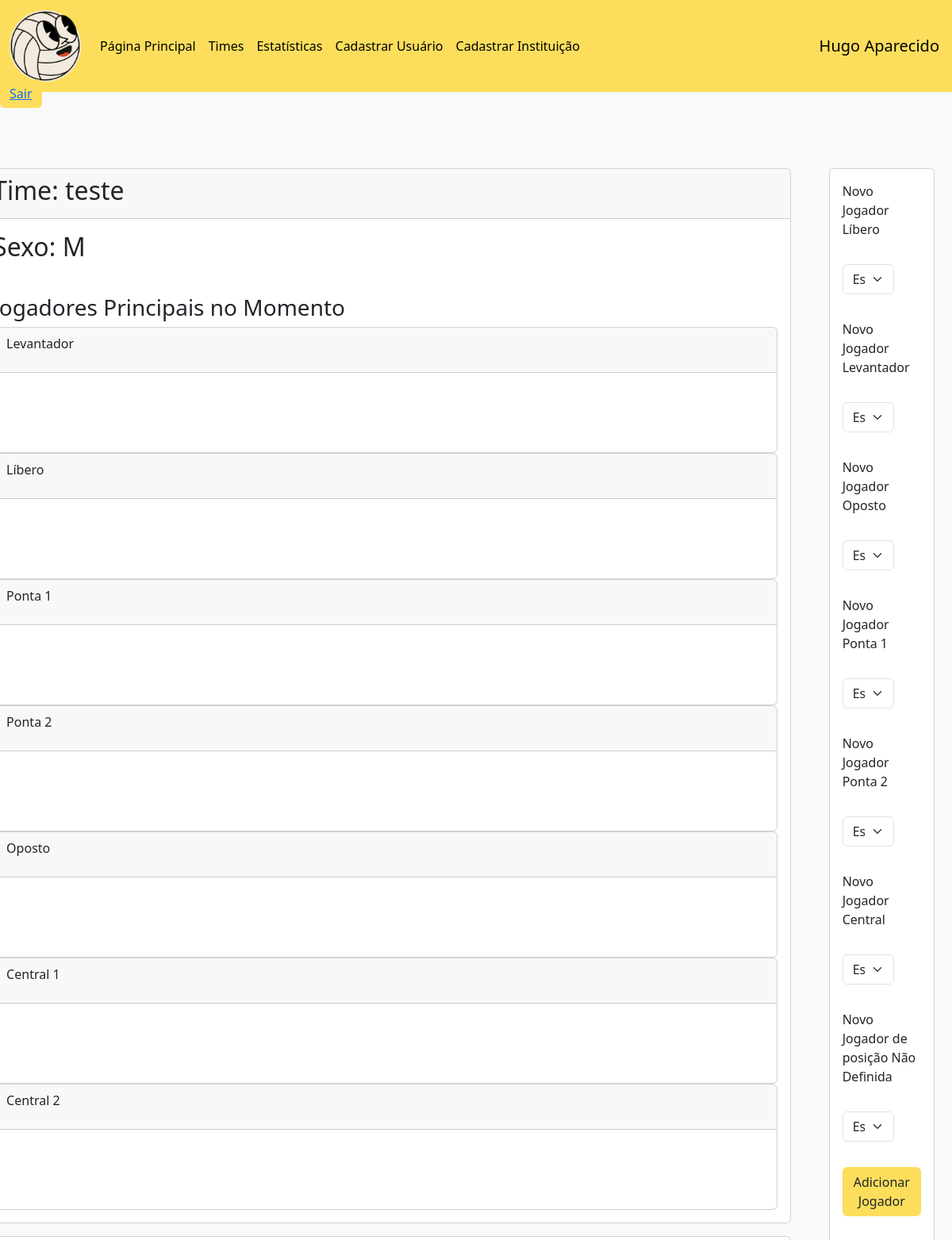
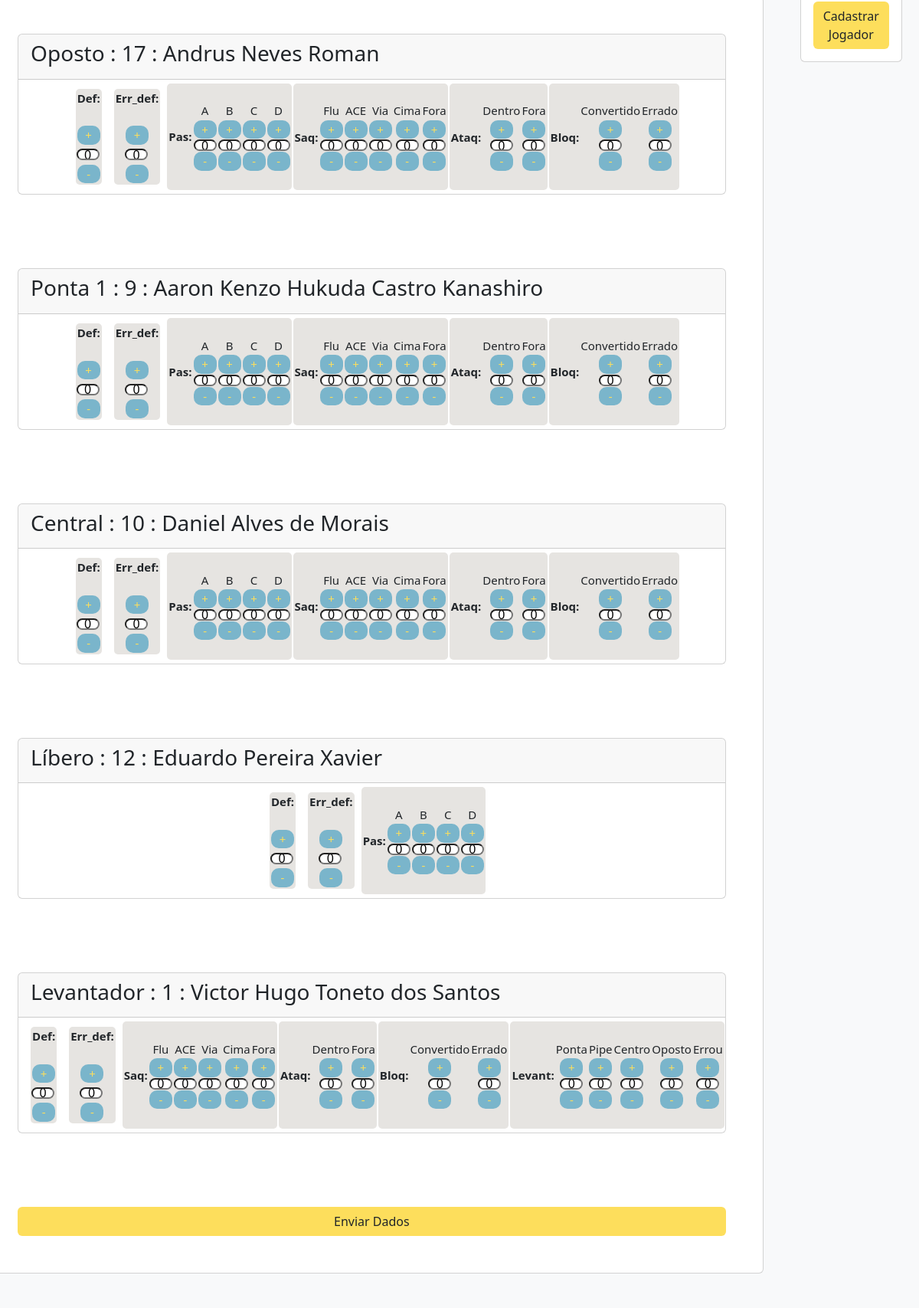
Screenshot of /pages/times.php?id_time=7 (signed in, upper part) with the database file from the repository (2 pictures, top to bottom).
### tables this page shows
CREATE TABLE IF NOT EXISTS `time` (
  `id_time` int NOT NULL AUTO_INCREMENT,
  `nome_time` varchar(100) NOT NULL,
  `data_hora_criacao` datetime NOT NULL,
  `sexo_time` enum('M','F','MIS') NOT NULL,
  `id_usuario` int NOT NULL,
  `id_instituicao` int NOT NULL,
  PRIMARY KEY (`id_time`),
  KEY `time_usuario` (`id_usuario`),
  KEY `time_instituicao` (`id_instituicao`)
);

CREATE TABLE IF NOT EXISTS `jogador_no_time` (
  `id_jogador_time` int NOT NULL AUTO_INCREMENT,
  `id_jogador` int NOT NULL,
  `id_time` int NOT NULL,
  `defesa_jogador_no_time` int UNSIGNED NOT NULL DEFAULT '0',
  `erro_defesa_no_time` int UNSIGNED NOT NULL DEFAULT '0',
  `ataque_dentro_no_time` int UNSIGNED DEFAULT '0',
  `ataque_fora_no_time` int UNSIGNED DEFAULT '0',
  `bloqueio_convertido_no_time` int UNSIGNED DEFAULT '0',
  `bloqueio_errado_no_time` int UNSIGNED DEFAULT '0',
  `passe_a_no_time` int UNSIGNED DEFAULT '0',
  `passe_b_no_time` int UNSIGNED DEFAULT '0',
  `passe_c_no_time` int UNSIGNED DEFAULT '0',
  `passe_d_no_time` int UNSIGNED DEFAULT '0',
  `levantamento_para_oposto_no_time` int UNSIGNED DEFAULT '0',
  `levantamento_para_pipe_no_time` int UNSIGNED DEFAULT '0',
  `levantamento_para_ponta_no_time` int UNSIGNED DEFAULT '0',
  `levantamento_para_centro_no_time` int UNSIGNED DEFAULT '0',
  `errou_levantamento_no_time` int UNSIGNED DEFAULT '0',
  `posicao_jogador` enum('Líbero','Levantador','Oposto','Central','Ponta 1','Ponta 2','Não definida') NOT NULL,
  `saque_fora_no_time` int UNSIGNED DEFAULT '0',
  `saque_ace_no_time` int UNSIGNED DEFAULT '0',
  `saque_cima_no_time` int UNSIGNED DEFAULT '0',
  `saque_viagem_no_time` int UNSIGNED DEFAULT '0',
  `saque_flutuante_no_time` int UNSIGNED DEFAULT '0',
  PRIMARY KEY (`id_jogador_time`),
  KEY `jogador_jogador` (`id_jogador`),
  KEY `time_time` (`id_time`)
);

CREATE TABLE IF NOT EXISTS `jogador` (
  `id_jogador` int NOT NULL AUTO_INCREMENT,
  `nome_jogador` varchar(80) NOT NULL,
  `apelido_jogador` varchar(80) DEFAULT NULL,
  `numero_camisa` int UNSIGNED DEFAULT NULL,
  `defesa_jogador` int UNSIGNED NOT NULL DEFAULT '0',
  `altura_jogador` decimal(2,2) DEFAULT NULL,
  `peso_jogador` decimal(3,2) DEFAULT NULL,
  `sexo_jogador` enum('M','F') DEFAULT NULL,
  PRIMARY KEY (`id_jogador`)
);

### componentes/classes/database_class.php (called while the page is built, shortened)
<?php
class Database
{
    private $table;
    private $connection;
    public function __construct($table = null)
    {
        $this->table = $table;
    }
    private function SetConnection()
    {
        try {
            $this->connection = new PDO('mysql:host=' . self::HOST . ';dbname=' . self::NAME, self::USER, self::PASS);
            $this->connection->setAttribute(PDO::ATTR_ERRMODE, PDO::ERRMODE_EXCEPTION);
        } catch (PDOException $e) {
            die('ERROR: ' . $e->getMessage());
        }
    }
    public function execute($query, $params = [])
    {
        try {
            $statement = $this->connection->prepare($query);
            $statement->execute($params);
            return $statement;
        } catch (PDOException $e) {
            die('ERROR: ' . $e->getMessage());
        }
    }
    public function select($where = null, $order = null, $limit = null, $fields = '*')
    {
        $where = strlen($where) ? 'WHERE ' . $where : '';
        $order = strlen($order) ? 'ORDER BY ' . $order : '';
        $limit = strlen($limit) ? 'LIMIT ' . $limit : '';
        $query = 'SELECT ' . $fields . ' FROM ' . $this->table . ' ' . $where . ' ' . $order . ' ' . $limit;
        return $this->execute($query);
    }
    public function selectLeftJoin($tabelaPai, $campoIDFilho, $campoIDPai, $where = null, $order = null, $limit = null, $fields = '*')
    {
        $where = strlen($where) ? 'WHERE ' . $where : '';
        $order = strlen($order) ? 'ORDER BY ' . $order : '';
        $limit = strlen($limit) ? 'LIMIT ' . $limit : '';
        $query = 'SELECT ' . $fields . ' FROM ' . $this->table . ' LEFT JOIN ' . $tabelaPai . ' ON ' . $this->table . '.' . $campoIDFilho . ' = ' . $tabelaPai . '.' . $campoIDPai . ' ' . $where . ' ' . $order . ' ' . $limit;
        return $this->execute($query);
    }
}

### componentes/classes/time_class.php (called while the page is built, shortened)
<?php
require_once "database_class.php";
class Time
{
    private $nome_time;
    private $sexo_time;
    private $jogadores;
    public function DefinirJogadores($jogadores)
    {
        $this->jogadores = $jogadores;
    }
    public function GetJogadores()
    {
        return $this->jogadores;
    }
    public function GetNome()
    {
        return $this->nome_time;
    }
    public function GetSexo()
    {
        return $this->sexo_time;
    }
    public static function GetTime($id_time)
    {
        return (new Database('time'))->select('id_time = ' . $id_time)->fetchObject(self::class);
    }
}

### componentes/classes/jogador_time_class.php (called while the page is built, shortened)
<?php
require_once 'database_class.php';
class JogadorTime
{
    public static function getJogadores($tabelaPai, $campoIDFilho, $campoIDPai, $where = null, $order = null, $limit = null)
    {
        return (new Database('jogador_no_time'))->selectLeftJoin($tabelaPai, $campoIDFilho, $campoIDPai, $where, $order, $limit)->fetchAll(PDO::FETCH_CLASS, self::class);
    }
}

### componentes/classes/componentes_class.php (the view, shortened to what this page needs)
<?php
require_once "time_class.php";
class Componentes
{
    public function LocalInsercao($idJogador, $nomeJogador, $posicaoJogador, $numeroJogador)
    {
?>
        <div class="itemArrastavel card m-5" draggable="true">
            <?php
            $this->HeaderInsercao($nomeJogador, $posicaoJogador, $numeroJogador);
            ?>
            <div class="insercao_individual m-lg-1">
                <?php
                $this->LocalDefesas($idJogador);
                if ($posicaoJogador != "Levantador") {
                    $this->LocalPasses($idJogador);
                }
                if ($posicaoJogador != "Líbero") {
                    $this->LocalSaques($idJogador);
                    $this->LocalAtaques($idJogador);
                    $this->LocalBloqueios($idJogador);
                }
                if ($posicaoJogador == "Levantador") {
                    $this->LocalLevantamentos($idJogador);
                }
                ?>
            </div>
        </div>
    <?php
    }
    private function HeaderInsercao($nomeJogador, $posicaoJogador, $numeroJogador)
    { ?>
        <div class="card-header">
            <h3>
                <?= $posicaoJogador . ' : ' . ($numeroJogador == 0 ? '' : $numeroJogador . " : ")  . $nomeJogador ?>
            </h3>
        </div>
    <?php
    }
    private function InputEstatistica($idJogador, $tipoID, $legenda)
    {
    ?>
        <div>
            <span><?= $legenda ?></span>
            <span id="<?= $idJogador ?>_aumentar_<?= $tipoID ?>" class="atributos_span"
                onclick="document.getElementById('<?= $idJogador ?>_<?= $tipoID ?>').value++">+</span>
            <input type="number" value="0" readonly class="input_number" name="jogador_<?= $idJogador ?>[<?= $tipoID ?>]"
                id="<?= $idJogador ?>_<?= $tipoID ?>" />
            <span id="<?= $idJogador ?>_diminuir_<?= $tipoID ?>" class="atributos_span"
                onclick="document.getElementById('<?= $idJogador ?>_<?= $tipoID ?>').value == 0 ? document.getElementById('<?= $idJogador ?>_<?= $tipoID ?>').value = 0 : document.getElementById('<?= $idJogador ?>_<?= $tipoID ?>').value--">-</span>
        </div>
    <?php
    }
    private function LocalDefesas($idJogador)
    {
    ?>
        <div class="defesa m-2">
            <span><strong>Def: </strong></span>
            <?php $this->InputEstatistica($idJogador, 'defesa_jogador', ''); ?>
        </div>
        <div class="defesa m-2">
            <span><strong>Err_def: </strong></span>
        </div>
    <?php
    }
    private function LocalPasses($idJogador)
    {
    ?>
        <div class="passes">
            <div><span><strong>Pas: </strong></span></div>
        </div>
    <?php
    }
    private function LocalSaques($idJogador)
    {
    ?>
        <div class="saques">
            <strong><span>Saq: </span></strong>
        </div>
    <?php
    }
    private function LocalAtaques($idJogador)
    {
    ?>
        <div class="ataques">
            <strong><span>Ataq: </span></strong>
        </div>
    <?php
    }
    public function LocalBloqueios($idJogador)
    {
    ?>
        <div class="bloqueios">
            <strong><span>Bloq: </span></strong>
        </div>
    <?php
    }
    private function LocalLevantamentos($idJogador)
    {
    ?>
        <div class="levantamentos">
            <strong><span>Levant: </span></strong>
        </div>
<?php
    }
}

### pages/times.php (shortened to what this page needs)
<?php
include('../componentes/classes/time_class.php');
include('../componentes/classes/componentes_class.php');
if (isset($_SESSION['id_usuario'])) {
  include '../componentes/header.php';
?>
  <main class="justify-content-center align-items-center min-vh-100">
    <div class="d-grip gap-2 mb-3 fixed-top" id="botao_flutuante">
      <button type="button" class="btn" id="logout">
        <a href="../componentes/logout.php">Sair</a>
      </button>
    </div>
    <?php
    if (isset($_GET['id_time'])) {
      $time = Time::GetTime((int)$_GET['id_time']);
    ?>
      <div class="d-flex justify-content-center mt-5">
        <form action="../componentes/execucoes/enviar_dados.php" method="post">
          <div class="card mb-3 mt-5">
            <div class="card-header">
              <h2>Time: <?= $time->GetNome() ?></h2>
            </div>
            <div class="col-auto m-3">
              <h2>Sexo: <?= $time->GetSexo() ?></h2>
            </div>
            <div class="col-auto m-3">
              <h3>Jogadores Principais no Momento</h3>
              <div class="card" id="Levantador" style="min-height: 100px; ">
                <div class="card-header">
                  <p>Levantador</p>
                </div>
                <div class="containerItemPrincipal" style="min-height: 100px;"></div>
              </div>
              <div class="card" style="min-height: 100px; ">
                <div class="card-header">
                  <p>Líbero</p>
                </div>
                <div class="containerItemPrincipal" style="min-height: 100px;"></div>
              </div>
              <div class="card" style="min-height: 100px; ">
                <div class="card-header">
                  <p>Ponta 1</p>
                </div>
                <div class="containerItemPrincipal" style="min-height: 100px;"></div>
              </div>
              <div class="card" style="min-height: 100px;">
                <div class="card-header">
                  <p>Ponta 2</p>
                </div>
                <div class="containerItemPrincipal" style="min-height: 100px;"></div>
              </div>
              <div class="card" style="min-height: 100px;">
                <div class="card-header">
                  <p>Oposto</p>
                </div>
                <div class="containerItemPrincipal" style="min-height: 100px;"></div>
              </div>
              <div class="card" style="min-height: 100px;">
                <div class="card-header">
                  <p>Central 1</p>
                </div>
                <div class="containerItemPrincipal" style="min-height: 100px;"></div>
              </div>
              <div class="card" style="min-height: 100px;">
                <div class="card-header">
                  <p>Central 2</p>
                </div>
                <div class="containerItemPrincipal" style="min-height: 100px;"></div>
              </div>
            </div>
          </div>
          <div class="card containerItem">
            <?php
            $time->DefinirJogadores(JogadorTime::getJogadores('jogador', 'id_jogador', 'id_jogador',  'id_time = ' . $time->GetID()));
            $componentes = new Componentes();
            foreach ($time->GetJogadores() as $jogador) {
              $componentes->LocalInsercao($jogador->GetID(), $jogador->GetNome(), $jogador->GetPosicao(), $jogador->GetNumeroCamisa());
            }
            ?>
            <button type="submit" class="btn m-5" id="btn">Enviar Dados</button>
          </div>
        </form>
        <form action="../componentes/execucoes/colocar_jogador_time.php" method="post">
          <div class="card m-lg-5 w-80">
            <label class="m-3" for="novo_jogador_libero">Nov<?= $time->GetSexo() == 'F' ? "a" : ($time->GetSexo() == 'MIS' ? "o(a)" : "o") ?> Jogador<?= $time->GetSexo() == 'F' ? "a" : ($time->GetSexo() == 'MIS' ? "(a)" : "") ?> Líber<?= $time->GetSexo() == 'F' ? "a" : ($time->GetSexo() == 'MIS' ? "o(a)" : "o") ?></label>
            <select class="form-select m-3 w-50" name="novo_jogador_libero">
              <option value="">Escolha uma posição</option>
            </select>
            <label class="m-3" for="novo_jogador_Levantador">Nov<?= $time->GetSexo() == 'F' ? "a" : ($time->GetSexo() == 'MIS' ? "o(a)" : "o") ?> Jogador Levantador</label>
            <select class="form-select m-3 w-50" name="novo_jogador_Levantador">
              <option value="">Escolha uma posição</option>
            </select>
            <label class="m-3" for="novo_jogador_oposto">Nov<?= $time->GetSexo() == 'F' ? "a" : ($time->GetSexo() == 'MIS' ? "o(a)" : "o") ?> Jogador<?= $time->GetSexo() == 'F' ? "a" : ($time->GetSexo() == 'MIS' ? "(a)" : "") ?> Opost<?= $time->GetSexo() == 'F' ? "a" : ($time->GetSexo() == 'MIS' ? "o(a)" : "o") ?></label>
            <select class="form-select m-3 w-50" name="novo_jogador_oposto">
              <option value="">Escolha uma posição</option>
            </select>
            <label class="m-3" for="novo_jogador_ponta_1">Nov<?= $time->GetSexo() == 'F' ? "a" : ($time->GetSexo() == 'MIS' ? "o(a)" : "o") ?> Jogador Ponta 1</label>
            <select class="form-select m-3 w-50" name="novo_jogador_ponta_1">
              <option value="">Escolha uma posição</option>
            </select>
            <label class="m-3" for="novo_jogador_ponta_2">Nov<?= $time->GetSexo() == 'F' ? "a" : ($time->GetSexo() == 'MIS' ? "o(a)" : "o") ?> Jogador Ponta 2</label>
            <select class="form-select m-3 w-50" name="novo_jogador_ponta_2">
              <option value="">Escolha uma posição</option>
            </select>
            <label class="m-3" for="novo_jogador_central">Nov<?= $time->GetSexo() == 'F' ? "a" : ($time->GetSexo() == 'MIS' ? "o(a)" : "o") ?> Jogador Central</label>
            <select class="form-select m-3 w-50" name="novo_jogador_central">
              <option value="">Escolha uma posição</option>
            </select>
            <label class="m-3" for="novo_jogador_outra_posicao">Nov<?= $time->GetSexo() == 'F' ? "a" : ($time->GetSexo() == 'MIS' ? "o(a)" : "o") ?> Jogador de posição Não Definida</label>
            <select class="form-select m-3 w-50" name="novo_jogador_outra_posicao">
              <option value="">Escolha uma posição</option>
            </select>
            <button type="submit" class="btn m-3" id="btn">Adicionar Jogador</button>
        </form>
        <a href="./cadastrar_jogador.php" type="button" class="btn m-3 " id="btn">Cadastrar Jogador</a>
      </div>
    <?php
    }
    ?>
  </main>
<?php
  include '../componentes/footer.php';
} else
  header("Location: ./login.php");
?>

### rows the page displays
time: nome_time "teste", sexo_time "M"
jogador_no_time: posicao_jogador "Oposto", id_jogador.numero_camisa "17", id_jogador.nome_jogador "Andrus Neves Roman", legenda "A B C D Flu ACE Via Cima Fora Dentro Fora Convertido Errado"
jogador_no_time: posicao_jogador "Ponta 1", id_jogador.numero_camisa "9", id_jogador.nome_jogador "Aaron Kenzo Hukuda Castro Kanashiro", legenda "A B C D Flu ACE Via Cima Fora Dentro Fora Convertido Errado"
jogador_no_time: posicao_jogador "Central", id_jogador.numero_camisa "10", id_jogador.nome_jogador "Daniel Alves de Morais", legenda "A B C D Flu ACE Via Cima Fora Dentro Fora Convertido Errado"
jogador_no_time: posicao_jogador "Líbero", id_jogador.numero_camisa "12", id_jogador.nome_jogador "Eduardo Pereira Xavier", legenda "A B C D"
jogador_no_time: posicao_jogador "Levantador", id_jogador.numero_camisa "1", id_jogador.nome_jogador "Victor Hugo Toneto dos Santos", legenda "Flu ACE Via Cima Fora Dentro Fora Convertido Errado Ponta Pipe Centro Oposto Errou"

### other values shown
$pagina[0] "Página Principal"
$pagina[0] "Times"
$pagina[0] "Estatísticas"
$_SESSION['nome_usuario'] "Hugo Aparecido"
